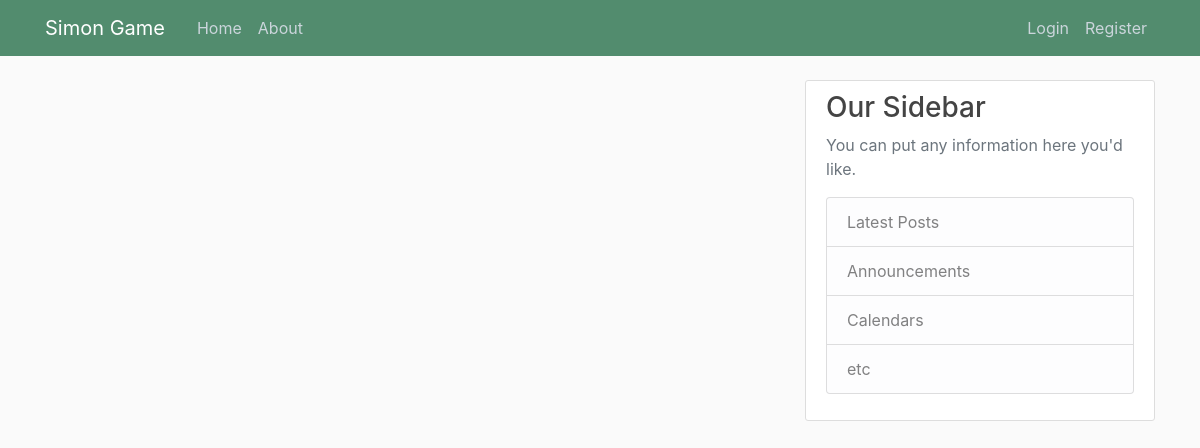
The page /e/antemiaa/ on the database as committed earlier.
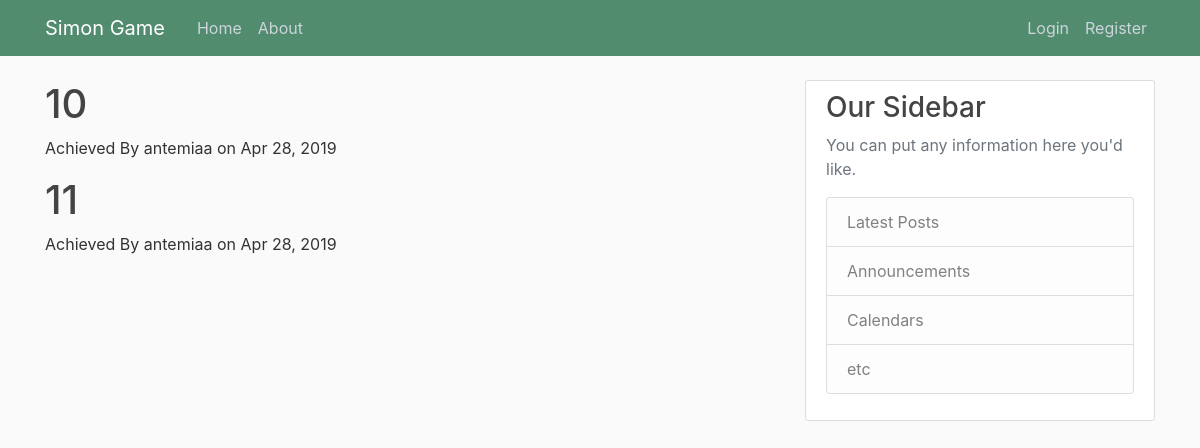
The same page on the database as committed later.
### simon/models.py (models this page shows, shortened)
class Score(models.Model):
    score = models.CharField(max_length=50)
    date_posted = models.DateTimeField(auto_now_add=True)
    author = models.ForeignKey(User, on_delete=models.CASCADE)

### simon/views.py (the view)
# urls.py: 2. Add a URL to urlpatterns:  path('', views.home, name='home')
def home(request):
    leaderBoard = {
        'scores': Score.objects.all()
    }
    return render(request, 'simon/home.html', leaderBoard)

### simon/templates/simon/home.html
{% extends "simon/base.html" %}
{% block content  %}
    {% for info in scores %}
        <h1>{{ info.score }}</h1>
        <p> Achieved By {{ info.author }} on {{ info.date_posted|date:"M d, Y" }} </p>
    {% endfor %}
{% endblock content %}

### simon/templates/simon/base.html (shortened to what this page needs)
{% load static %}
<!DOCTYPE html>
<html>
<head>
    <link rel="stylesheet" href="https://maxcdn.bootstrapcdn.com/bootstrap/4.0.0/css/bootstrap.min.css">
    <link rel="stylesheet" type="text/css" href="{% static 'styles.css' %}">
</head>
<body>
  <header class="site-header">
    <nav class="navbar navbar-expand-md navbar-dark bg-steel fixed-top">
      <div class="container">
        <a class="navbar-brand mr-4" href="/e/antemiaa/">Simon Game</a>
        <div class="collapse navbar-collapse" id="navbarToggle">
          <div class="navbar-nav mr-auto">
            <a class="nav-item nav-link" href="/e/antemiaa/">Home</a>
            <a class="nav-item nav-link" href="/e/antemiaa/about/">About</a>
          </div>
          <div class="navbar-nav">
            <a class="nav-item nav-link" href="#">Login</a>
            <a class="nav-item nav-link" href="#">Register</a>
          </div>
        </div>
      </div>
    </nav>
  </header>
    <main role="main" class="container">
      <div class="row">
        <div class="col-md-8">
          {% block content %}{% endblock %}
        </div>
        <div class="col-md-4">
          <div class="content-section">
            <h3>Our Sidebar</h3>
            <p class='text-muted'>You can put any information here you'd like.
              <ul class="list-group">
                <li class="list-group-item list-group-item-light">Latest Posts</li>
                <li class="list-group-item list-group-item-light">Announcements</li>
                <li class="list-group-item list-group-item-light">Calendars</li>
                <li class="list-group-item list-group-item-light">etc</li>
              </ul>
            </p>
          </div>
        </div>
      </div>
    </main>
</body>
</html>

### simon/static/styles.css (style rules this page uses)
body { background: #fafafa; color: #333333; margin-top: 5rem; }
h1, h2, h3, h4, h5, h6 { color: #444444; }
ul { margin: 0; }
.bg-steel { background-color: #528c6e; }
.site-header .navbar-nav .nav-link { color: #cbd5db; }
.content-section { background: #ffffff; padding: 10px 20px; border: 1px solid #dddddd; border-radius: 3px; margin-bottom: 20px; }

Rows that differ between the two databases and show on the page:
added Score: score "10", author "antemiaa", date_posted "Apr 28, 2019"
added Score: score "11", author "antemiaa", date_posted "Apr 28, 2019"
